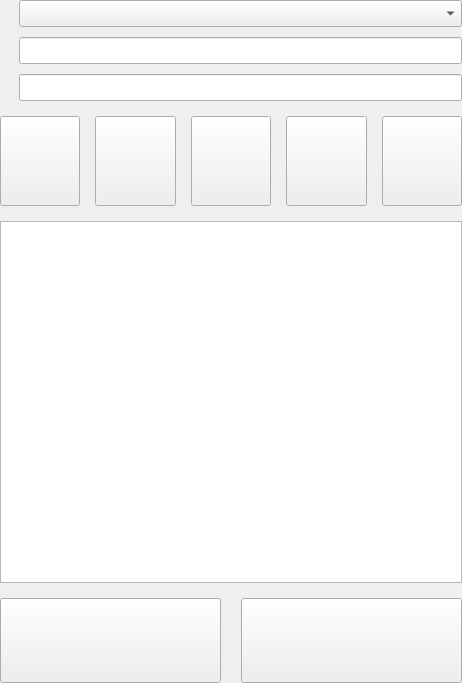
<?xml version="1.0" encoding="UTF-8"?>
<ui version="4.0">
 <class>RecipeOperateBoard</class>
 <widget class="QWidget" name="RecipeOperateBoard">
  <property name="geometry">
   <rect>
    <x>0</x>
    <y>0</y>
    <width>462</width>
    <height>683</height>
   </rect>
  </property>
  <property name="windowTitle">
   <string>Form</string>
  </property>
  <layout class="QVBoxLayout" name="verticalLayout">
   <property name="spacing">
    <number>15</number>
   </property>
   <property name="leftMargin">
    <number>0</number>
   </property>
   <property name="topMargin">
    <number>0</number>
   </property>
   <property name="rightMargin">
    <number>0</number>
   </property>
   <property name="bottomMargin">
    <number>0</number>
   </property>
   <item>
    <layout class="QGridLayout" name="gridLayout">
     <property name="spacing">
      <number>10</number>
     </property>
     <item row="0" column="0">
      <widget class="QLabel" name="lbl_RecipeType">
       <property name="font">
        <font>
         <family>Times New Roman</family>
         <pointsize>12</pointsize>
        </font>
       </property>
       <property name="text">
        <string/>
       </property>
      </widget>
     </item>
     <item row="0" column="1">
      <widget class="ComboBox" name="cmb_RecipeType">
       <property name="enabled">
        <bool>true</bool>
       </property>
       <property name="font">
        <font>
         <family>Times New Roman</family>
         <pointsize>12</pointsize>
        </font>
       </property>
      </widget>
     </item>
     <item row="1" column="0">
      <widget class="QLabel" name="lbl_SelectedRecipeName">
       <property name="font">
        <font>
         <family>Times New Roman</family>
         <pointsize>12</pointsize>
        </font>
       </property>
       <property name="text">
        <string/>
       </property>
      </widget>
     </item>
     <item row="1" column="1">
      <widget class="QLineEdit" name="led_SelectedRecipeName">
       <property name="font">
        <font>
         <family>Times New Roman</family>
         <pointsize>12</pointsize>
        </font>
       </property>
      </widget>
     </item>
     <item row="2" column="0">
      <widget class="QLabel" name="lbl_Filter">
       <property name="font">
        <font>
         <family>Times New Roman</family>
         <pointsize>12</pointsize>
        </font>
       </property>
       <property name="text">
        <string/>
       </property>
      </widget>
     </item>
     <item row="2" column="1">
      <widget class="IconLineEdit" name="led_SearchValue">
       <property name="font">
        <font>
         <family>Times New Roman</family>
         <pointsize>12</pointsize>
        </font>
       </property>
      </widget>
     </item>
    </layout>
   </item>
   <item>
    <layout class="QHBoxLayout" name="horizontalLayout">
     <property name="spacing">
      <number>15</number>
     </property>
     <item>
      <widget class="IconButton" name="btn_New">
       <property name="sizePolicy">
        <sizepolicy hsizetype="Preferred" vsizetype="Fixed">
         <horstretch>0</horstretch>
         <verstretch>0</verstretch>
        </sizepolicy>
       </property>
       <property name="minimumSize">
        <size>
         <width>0</width>
         <height>90</height>
        </size>
       </property>
       <property name="font">
        <font>
         <family>Times New Roman</family>
         <pointsize>12</pointsize>
        </font>
       </property>
       <property name="text">
        <string/>
       </property>
       <property name="checkable">
        <bool>false</bool>
       </property>
      </widget>
     </item>
     <item>
      <widget class="IconButton" name="btn_Edit">
       <property name="sizePolicy">
        <sizepolicy hsizetype="Preferred" vsizetype="Fixed">
         <horstretch>0</horstretch>
         <verstretch>0</verstretch>
        </sizepolicy>
       </property>
       <property name="minimumSize">
        <size>
         <width>0</width>
         <height>90</height>
        </size>
       </property>
       <property name="font">
        <font>
         <family>Times New Roman</family>
         <pointsize>12</pointsize>
        </font>
       </property>
       <property name="text">
        <string/>
       </property>
       <property name="checkable">
        <bool>false</bool>
       </property>
      </widget>
     </item>
     <item>
      <widget class="IconButton" name="btn_Cancel">
       <property name="sizePolicy">
        <sizepolicy hsizetype="Preferred" vsizetype="Fixed">
         <horstretch>0</horstretch>
         <verstretch>0</verstretch>
        </sizepolicy>
       </property>
       <property name="minimumSize">
        <size>
         <width>0</width>
         <height>90</height>
        </size>
       </property>
       <property name="font">
        <font>
         <family>Times New Roman</family>
         <pointsize>12</pointsize>
        </font>
       </property>
       <property name="text">
        <string/>
       </property>
       <property name="checkable">
        <bool>false</bool>
       </property>
      </widget>
     </item>
     <item>
      <widget class="IconButton" name="btn_Save">
       <property name="sizePolicy">
        <sizepolicy hsizetype="Preferred" vsizetype="Fixed">
         <horstretch>0</horstretch>
         <verstretch>0</verstretch>
        </sizepolicy>
       </property>
       <property name="minimumSize">
        <size>
         <width>0</width>
         <height>90</height>
        </size>
       </property>
       <property name="font">
        <font>
         <family>Times New Roman</family>
         <pointsize>12</pointsize>
        </font>
       </property>
       <property name="text">
        <string/>
       </property>
       <property name="checkable">
        <bool>false</bool>
       </property>
      </widget>
     </item>
     <item>
      <widget class="IconButton" name="btn_Copy">
       <property name="sizePolicy">
        <sizepolicy hsizetype="Preferred" vsizetype="Fixed">
         <horstretch>0</horstretch>
         <verstretch>0</verstretch>
        </sizepolicy>
       </property>
       <property name="minimumSize">
        <size>
         <width>0</width>
         <height>90</height>
        </size>
       </property>
       <property name="font">
        <font>
         <family>Times New Roman</family>
         <pointsize>12</pointsize>
        </font>
       </property>
       <property name="text">
        <string/>
       </property>
       <property name="checkable">
        <bool>false</bool>
       </property>
      </widget>
     </item>
    </layout>
   </item>
   <item>
    <widget class="QTableView" name="tbw_Recipes">
     <property name="enabled">
      <bool>true</bool>
     </property>
     <property name="font">
      <font>
       <family>Times New Roman</family>
       <pointsize>12</pointsize>
      </font>
     </property>
     <property name="focusPolicy">
      <enum>Qt::NoFocus</enum>
     </property>
     <property name="editTriggers">
      <set>QAbstractItemView::NoEditTriggers</set>
     </property>
     <property name="alternatingRowColors">
      <bool>true</bool>
     </property>
     <property name="selectionMode">
      <enum>QAbstractItemView::SingleSelection</enum>
     </property>
     <property name="selectionBehavior">
      <enum>QAbstractItemView::SelectRows</enum>
     </property>
     <property name="showGrid">
      <bool>true</bool>
     </property>
     <property name="gridStyle">
      <enum>Qt::SolidLine</enum>
     </property>
     <attribute name="horizontalHeaderDefaultSectionSize">
      <number>60</number>
     </attribute>
     <attribute name="horizontalHeaderHighlightSections">
      <bool>false</bool>
     </attribute>
     <attribute name="horizontalHeaderStretchLastSection">
      <bool>true</bool>
     </attribute>
    </widget>
   </item>
   <item>
    <layout class="QHBoxLayout" name="horizontalLayout_2">
     <property name="spacing">
      <number>20</number>
     </property>
     <item>
      <widget class="IconButton" name="btn_Release">
       <property name="minimumSize">
        <size>
         <width>120</width>
         <height>85</height>
        </size>
       </property>
       <property name="font">
        <font>
         <family>Times New Roman</family>
         <pointsize>12</pointsize>
        </font>
       </property>
       <property name="text">
        <string/>
       </property>
       <property name="checkable">
        <bool>false</bool>
       </property>
      </widget>
     </item>
     <item>
      <widget class="IconButton" name="btn_Delete">
       <property name="minimumSize">
        <size>
         <width>120</width>
         <height>85</height>
        </size>
       </property>
       <property name="font">
        <font>
         <family>Times New Roman</family>
         <pointsize>12</pointsize>
        </font>
       </property>
       <property name="text">
        <string/>
       </property>
       <property name="checkable">
        <bool>false</bool>
       </property>
      </widget>
     </item>
    </layout>
   </item>
  </layout>
 </widget>
 <customwidgets>
  <customwidget>
   <class>ComboBox</class>
   <extends>QComboBox</extends>
   <header>CustomerWidget/ComboBox/combobox.h</header>
  </customwidget>
  <customwidget>
   <class>IconLineEdit</class>
   <extends>QLineEdit</extends>
   <header>CustomerWidget/LineEdit/iconlineedit.h</header>
  </customwidget>
  <customwidget>
   <class>IconButton</class>
   <extends>QPushButton</extends>
   <header>CustomerWidget/Button/iconbutton.h</header>
  </customwidget>
 </customwidgets>
 <resources/>
 <connections/>
</ui>
